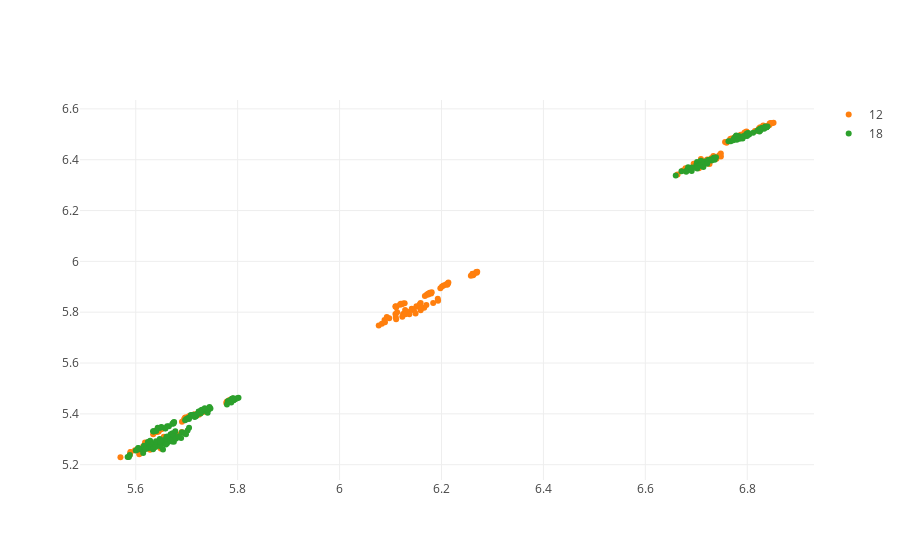

Notebook code for this chart:
### Code cell
trace = []
for v in ['6', '12', '18', '24']:
    trace.append(go.Scatter(
        x = b[b['lag']==v]['test'],
        y = b[b['lag']==v]['val'],
        text='F-'+b[b['lag']==v]['full'].astype(str) + 'D-' + b[b['lag']==v]['drop'].astype(str) + '-L' + b[b['lag']==v]['lag'].astype(str)+ '-A' + b[b['lag']==v]['filters'].astype(str), 
        mode = 'markers', name=v
    ))
py.iplot(trace, filename='basic-scatter')

### Figure 1 — Plotly figure (JSON) as saved in the notebook; plotly's stock layout.template omitted (floating-point values rounded to 4 significant figures; data arrays with more than 128 entries replaced by an {"elided": "..."} marker saying what was removed)
{"data": [{"mode": "markers", "name": "6", "text": [], "type": "scatter", "uid": "51ae8d2d-ab1c-4cee-8b1f-405873ed5e8b", "x": [], "y": []}, {"mode": "markers", "name": "12", "text": {"elided": "192 str values"}, "type": "scatter", "uid": "74c93914-8b86-48c3-b2a8-58a9e4ead088", "x": {"elided": "192 float values"}, "y": {"elided": "192 float values"}}, {"mode": "markers", "name": "18", "text": {"elided": "192 str values"}, "type": "scatter", "uid": "78cd50f2-12d4-481b-81ce-cba4abbb2a53", "x": {"elided": "192 float values"}, "y": {"elided": "192 float values"}}, {"mode": "markers", "name": "24", "text": [], "type": "scatter", "uid": "468ef7ba-6eeb-4eab-83b5-da057d7d6971", "x": [], "y": []}], "layout": {}}
